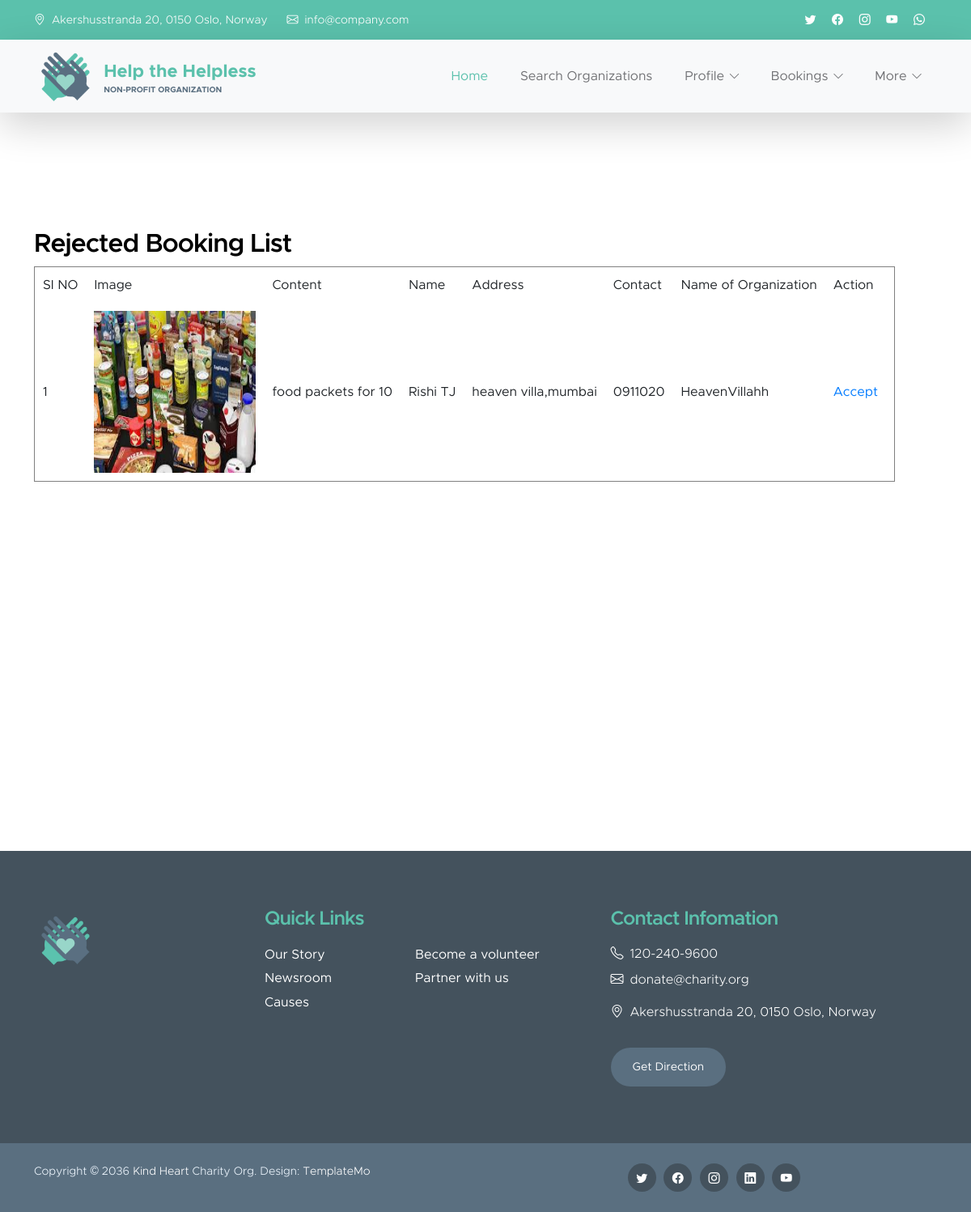
/Helpers/rejectedbooking/ (signed in), run on the app's committed database.
### Organization/models.py (models this page shows)
class tbl_book(models.Model):
    book_name=models.CharField(max_length=50)
    book_address=models.CharField(max_length=50)
    book_contact=models.CharField(max_length=50)
    post_id=models.ForeignKey(tbl_post,on_delete=models.CASCADE)
    organization_id=models.ForeignKey(tbl_organization,on_delete=models.CASCADE)
    status=models.IntegerField(default=0)

### Helpers/models.py (models this page shows)
class tbl_post(models.Model):
    post_image=models.FileField(upload_to="Post/")
    post_content=models.CharField(max_length=50)
    post_request=models.ForeignKey(tbl_request,on_delete=models.CASCADE)
    helpers=models.ForeignKey(tbl_helper,on_delete=models.CASCADE)

### Guest/models.py (models this page shows)
class tbl_organization(models.Model):
    org_name=models.CharField(max_length=50)
    org_email=models.CharField(max_length=50)
    org_contact=models.CharField(max_length=50)
    org_address=models.CharField(max_length=50)
    org_logo=models.FileField(upload_to="Orgdoc/")
    org_proof=models.FileField(upload_to="Orgdoc/")
    org_place=models.ForeignKey(tbl_place,on_delete=models.CASCADE)
    org_type=models.ForeignKey(tbl_type,on_delete=models.CASCADE)
    org_password=models.CharField(max_length=50)
    status=models.CharField(max_length=50,default=0,null=True)

### Helpers/views.py (the view)
# urls.py: path('rejectedbooking/',views.rejectedbooking,name="rejectedbooking"),
def rejectedbooking(request):
    helpdata=tbl_helper.objects.get(id=request.session["hid"])
    odata=tbl_book.objects.filter(post_id__helpers=helpdata,status=2)
    return render(request,"Helpers/RejectedBookings.html",{'odata':odata})

### Helpers/Templates/Helpers/RejectedBookings.html (shortened to what this page needs)
{% extends 'Helpers/header.html' %}
{% load static %}
{% block content %}
<!DOCTYPE html>
<html lang="en">
<head>
</head>
<body>
    <div class="container">
        <h3>Rejected Booking List</h3>
        <form action="" method="post" enctype="multipart/form-data">
            <table border="1" cellpadding="10">
                <tr>
                    <td>SI NO</td>
                    <td>Image</td>
                    <td>Content</td>
                    <td>Name</td>
                    <td>Address</td>
                    <td>Contact</td>
                    <td>Name of Organization</td>
                    <td>Action</td>
                </tr>
                {% for i in odata %}
                <tr>
                    <td>{{ forloop.counter }}</td>
                    <td><img src="{{ i.post_id.post_image.url }}" alt="Image" width="200" height="200"></td>
                    <td>{{ i.post_id.post_content }}</td>
                    <td>{{ i.book_name }}</td>
                    <td>{{ i.book_address }}</td>
                    <td>{{ i.book_contact }}</td>
                    <td>{{ i.organization_id.org_name }}</td>
                    <td class="action-links">
                        <a href="{% url 'Helpers:acceptbooking' i.id %}" style="color: #007bff; text-decoration: none; margin-right: 10px;">Accept</a>
                    </td>
                </tr>
                {% endfor %}
            </table>
        </form>
    </div>
</body>
</html>
{% endblock content %}

### Guest/static/Main/css/templatemo-kind-heart-charity.css (style rules this page uses)
:root { --white-color: #ffffff; --primary-color: #5bc1ac; --secondary-color: #5a6f80; --section-bg-color: #f0f8ff; --site-footer-bg-color: #44525d; --custom-btn-bg-color: #597081; --custom-btn-bg-hover-color: #5bc1ac; --dark-color: #000000; --p-color: #717275; --border-color: #e9eaeb; --body-font-family: 'Metropolis', sans-serif; --h1-font-size: 52px; --h2-font-size: 46px; --h3-font-size: 32px; --h4-font-size: 28px; --h5-font-size: 24px; --h6-font-size: 22px; --p-font-size: 16px; --btn-font-size: 18px; --copyright-font-size: 14px; --border-radius-large: 100px; --border-radius-medium: 20px; --border-radius-small: 10px; --font-weight-light: 300; --font-weight-normal: 400; --font-weight-semibold: 600; --font-weight-bold: 700; }
body { background-color: var(--white-color); font-family: var(--body-font-family); }
h2, h3, h4, h5, h6 { color: var(--dark-color); }
h1, h2, h3, h4, h5, h6 { font-weight: var(--font-weight-semibold); letter-spacing: -1px; }
h3 { font-size: var(--h3-font-size); }
a, button { touch-action: manipulation; transition: all 0.3s; }
a { color: var(--p-color); text-decoration: none; }

### data on the page
tbl_book: post_id.post_image (picture), post_id.post_content "food packets for 10", book_name "Rishi TJ", book_address "heaven villa,mumbai", book_contact "0911020", organization_id.org_name "HeavenVillahh"
